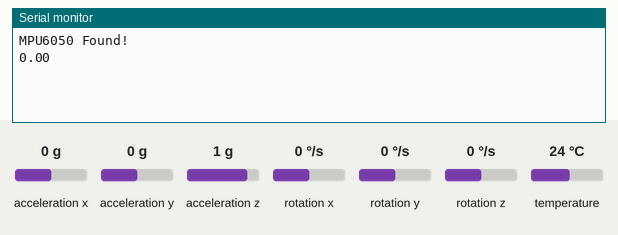
Simulated run of this sketch. Board: Arduino Uno, built with avr-gcc and run on an emulated ATmega328P. Parts: the last lines printed to the serial monitor. Inputs (shaded band) come from the test bench; at power-on: acceleration y 0 g, acceleration z 1 g, acceleration x 0 g, rotation x 0 °/s, rotation y 0 °/s, rotation z 0 °/s, temperature 24 °C.

Above: at 1.3 s.
1.4 s: acceleration y set to -1.4 g
At 2.7 s:
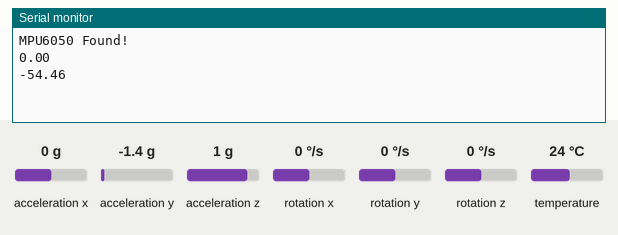
2.9 s: acceleration z set to -1.4 g
At 3.9 s:
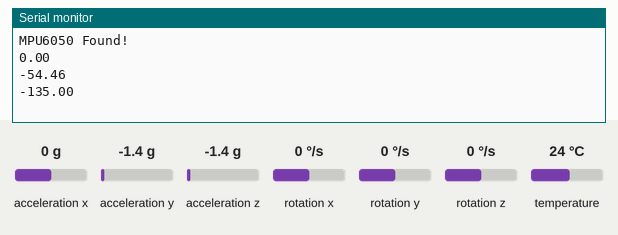
4.4 s: acceleration y set to -0.8 g
At 5.9 s:
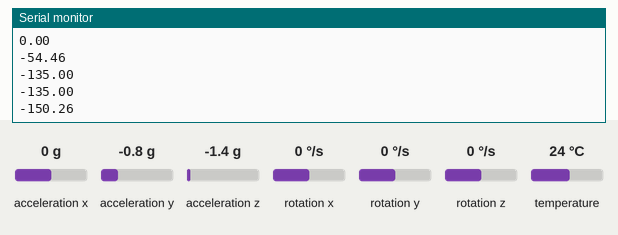
Timing chart, 0 to 7.4 s (numbered marks = the images above; inputs shaded):
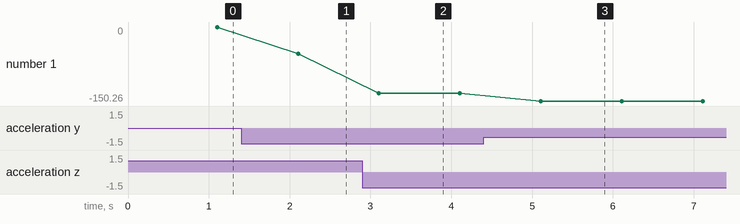

The sketch:

Practica2_acelerometro.ino
```cpp
#include <Adafruit_MPU6050.h>
#include <Adafruit_Sensor.h>
#include <Wire.h>
#include <Servo.h>

Adafruit_MPU6050 mpu;


#define Frec_muestreo 100
unsigned long time1 = 0;
unsigned long time2 = 0;
int contador = 0;
float angulo_x0 = 0;
float angulo_x1 = 0;
float pi = 3.1415926;

void setup(void) {
	Serial.begin(115200);

	// Try to initialize!
	if (!mpu.begin()) {
		Serial.println("Failed to find MPU6050 chip");
		while (1) {
		  delay(10);
		}
	}
	Serial.println("MPU6050 Found!");

	// set accelerometer range to +-8G
	mpu.setAccelerometerRange(MPU6050_RANGE_8_G);

	// set gyro range to +- 500 deg/s
	mpu.setGyroRange(MPU6050_RANGE_500_DEG);

	// set filter bandwidth to 5-10-21-44-94-184-260 Hz
	mpu.setFilterBandwidth(MPU6050_BAND_10_HZ);

	delay(100);
}

void loop() {

  time1 = micros();

  sensors_event_t a, g, temp;
  mpu.getEvent(&a, &g, &temp);


  //otra forma de obtener el anglo del eje X (con acelerometros):

  // Si lo dejo quieto, va a medir la aceleracion de la gravedad. El vector gravedad es siempre normal al piso.
  // Si muevo la placa (la inclino) el vector gravedad queda todo sobre otro eje.
  // si esta a 45 grados: descomposicion con trigonometricas.
  // Ahi esta la relacion entre lo que mide cada acelerometro en cada eje y la inclinacion de la placa (arcotg del angulo con atan2()).

  // tita_acelerometro = arctg(acelerometro_y / acelerometro_z)

  angulo_x0 = atan2(a.acceleration.y, a.acceleration.z);

  float angulo_x0_deg = (angulo_x0 * 180) / pi;

  if (contador == 100){
    Serial.println(angulo_x0_deg);
    contador = 0;
  }


  int aux = 1000000/Frec_muestreo;
  time2 = micros();
  contador++;
  delayMicroseconds(aux - (time2 - time1));

}


void matlab_send(float dato1, float dato2, float dato3){
  Serial.write("abcd");
  byte * b = (byte *) &dato1;
  Serial.write(b,4);
  b = (byte *) &dato2;
  Serial.write(b,4);
  b = (byte *) &dato3;
  Serial.write(b,4);
}
```

Measured:
- after the input at 1.4 s, the serial monitor: prints a new line after 0.70 s (image 1)
- after the input at 2.9 s, the serial monitor: prints a new line after 0.21 s (image 2)
- after the input at 4.4 s, the serial monitor: prints a new line after 0.71 s (image 3)
- plotted number 1: 0 → -54.46 after the input at 1.4 s, -54.46 → -135 after the input at 2.9 s, -135 → -150.26 after the input at 4.4 s
